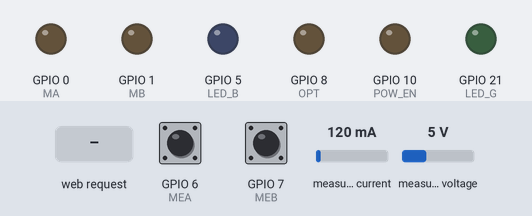
This sketch was run on a simulated ESP32-S3. Parts: output pins drawn as LEDs (lit = HIGH). Wiring (inferred from the names in the program): INA219 current sensor at I2C address 0x40. The test bench sets the inputs (shaded band); at power-on: GPIO 6 (MEA) HIGH, GPIO 7 (MEB) HIGH, measured current 120 mA, measured voltage 5 V. WiFi joins after 1.5 s; servers stay silent unless stated; what the sketch prints to the serial monitor is not drawn.

Above: at 0.1 s.
At 1.6 s:
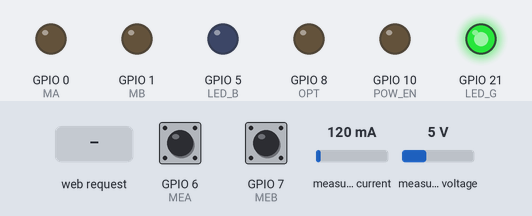
At 4.2 s:
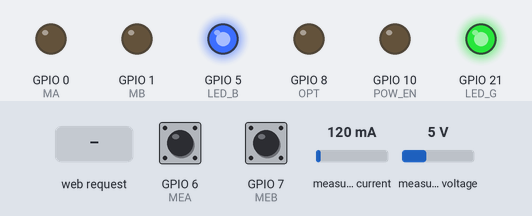
4.3 s: HTTP request GET /status received
5.8 s: HTTP request GET /set received
7.3 s: HTTP request GET /calibrate received
Timing chart, 0 to 10.3 s (numbered marks = the images above; inputs shaded):
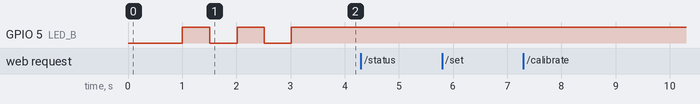

Measured:
- after the input at 4.3 s, every drawn part: stays the same
- after the input at 5.8 s, every drawn part: stays the same
- after the input at 7.3 s, every drawn part: stays the same

The sketch:

Firmware.ino
```cpp
#include <WiFi.h>
#include <ArduinoJson.h>
#include <Wire.h>

#define INA219_ADDR 0x40

static const char *ssid = "BotTest";
static const char *password = "123456789";

// Set web server port number to 80
WiFiServer server(80);
// Variable to store the HTTP request
String header;

#define tolerance 30

#define MA 0
#define MB 1
#define MEA 6
#define MEB 7
#define OPT 8
#define LED_B 5
#define LED_G 21
#define KEY 20
#define POW_EN 10
#define SDA 3
#define SCL 4
volatile bool pause_bot = false;

volatile int32_t M_target = 0;
volatile int32_t M_current = 0;
volatile int32_t M_error = 0;
volatile uint8_t M_power = 0;

volatile uint8_t M_rec;

struct PowerData {
    float shunt_voltage;
    float bus_voltage;
    float current;
    float power;
};

volatile uint16_t VBAT_array[8] = { 0 };
volatile uint16_t VPOW_array[256] = { 0 };
volatile int vbat_index = 0;
volatile int vpow_index = 0;

uint32_t lastADCTime = 0;

void initADC() {
    Wire.begin(SDA, SCL);

    delay(10);

    // 配置INA219寄存器设置
    // BRNG = 0 (16V范围)
    // PGA = 01 (PGA = /2, ±80mV量程)
    // BADC = 1111 (12位, 128样本平均)
    // SADC = 1111 (12位, 128样本平均)
    // MODE = 111 (分流和总线连续测量)
    uint16_t config = 0b0001011111110111;

    Wire.beginTransmission(INA219_ADDR);
    Wire.write(0x00);
    Wire.write((config >> 8) & 0xFF);   // 高字节
    Wire.write(config & 0xFF);          // 低字节
    if (Wire.endTransmission() != 0) {
        Serial.println("Power Monitor INA219 Init - Fail");
    }

    // 校准寄存器设置
    // 对于15毫欧分流电阻，±80mV量程：
    // 最大电流 = 4A (80mV/15mΩ ≈ 5.33A，保守取4A)
    // Current_LSB = 4A/32768 = 122.0703125μA
    // Cal = 0.04096/(Current_LSB * RSHUNT)
    // Cal = 0.04096/(0.0001220703125 * 0.015) = 22395 (0x5775)
    uint16_t calibration = 0x5775;

    Wire.beginTransmission(INA219_ADDR);
    Wire.write(0x05);
    Wire.write((calibration >> 8) & 0xFF);   // 高字节
    Wire.write(calibration & 0xFF);          // 低字节
    if (Wire.endTransmission() == 0) {
        Serial.println("Power Monitor INA219 Init - Success");
    }
}

PowerData readADC() {
    PowerData data;
    uint16_t raw_value;

    Wire.beginTransmission(INA219_ADDR);
    Wire.write(0x02);  // 总线电压寄存器
    Wire.endTransmission();
    Wire.requestFrom(INA219_ADDR, 2);
    raw_value = Wire.read() << 8 | Wire.read();
    data.bus_voltage = (raw_value >> 3) * 0.004f;

    Wire.beginTransmission(INA219_ADDR);
    Wire.write(0x01);  // 分流电压寄存器
    Wire.endTransmission();
    Wire.requestFrom(INA219_ADDR, 2);
    raw_value = Wire.read() << 8 | Wire.read();
    data.shunt_voltage = raw_value * 0.00488f;  // 单位: mV (4.88μV/bit = 0.00488mV/bit)

    Wire.beginTransmission(INA219_ADDR);
    Wire.write(0x04);  // 电流寄存器
    Wire.endTransmission();
    Wire.requestFrom(INA219_ADDR, 2);
    raw_value = Wire.read() << 8 | Wire.read();
    data.current = raw_value * 0.1220703125f;  // 单位: mA (122.07μA/bit = 0.1220703125mA/bit)

    Wire.beginTransmission(INA219_ADDR);
    Wire.write(0x03);  // 功率寄存器
    Wire.endTransmission();
    Wire.requestFrom(INA219_ADDR, 2);
    raw_value = Wire.read() << 8 | Wire.read();
    data.power = raw_value * 2.44140625f;  // 单位: mW (2.44mW/bit)

    // Serial.println(data.bus_voltage);
    // Serial.println(data.shunt_voltage);
    // Serial.println(data.current);
    // Serial.println(data.power);
    return data;
}

void motor() {
  if (M_target - tolerance > M_current && !pause_bot) {
    if (M_target - tolerance * 2 > M_current) {
      digitalWrite(POW_EN, HIGH);
    }
    else if (digitalRead(POW_EN) == HIGH) {
      digitalWrite(POW_EN, LOW);
    }
    ledcWrite(MA, M_power);
    ledcWrite(MB, 0);
  } else if (M_target + tolerance < M_current && !pause_bot) {
    if (M_target + tolerance * 2 < M_current) {
      digitalWrite(POW_EN, HIGH);
    }
    else if (digitalRead(POW_EN) == HIGH) {
      digitalWrite(POW_EN, LOW);
    }
    ledcWrite(MA, 0);
    ledcWrite(MB, M_power);
  } else {
    digitalWrite(POW_EN, LOW);
    ledcWrite(MA, 0);
    ledcWrite(MB, 0);
  }
}

void IRAM_ATTR isr() {
  uint8_t M_now = (digitalRead(MEA) << 1) | digitalRead(MEB);

  // 00,01,11,10
  if ((M_rec == 0b00 && M_now == 0b01) || (M_rec == 0b01 && M_now == 0b11) || (M_rec == 0b11 && M_now == 0b10) || (M_rec == 0b10 && M_now == 0b00))
    M_current++;
  else if ((M_rec == 0b10 && M_now == 0b11) || (M_rec == 0b11 && M_now == 0b01) || (M_rec == 0b01 && M_now == 0b00) || (M_rec == 0b00 && M_now == 0b10))
    M_current--;
  else if (M_rec != M_now)
    M_error++;

  M_rec = M_now;

  motor();
}

float getBattery() {
  int temp = 0;
  for (int i = 0; i < 8; i++)
    temp += VBAT_array[i];
  return temp / 8 / 10000.0;
}

String getPower() {
  String result = "";
  for (int i = 0; i < 256; i++) {
    int index = (vpow_index + i) % 256;
    char hexStr[5];
    snprintf(hexStr, sizeof(hexStr), "%04X", VPOW_array[index]);
    result += hexStr;
  }
  return result;
}

long HexToLong(String s) {
  char arr[13] = { 0 };
  s.toCharArray(arr, sizeof(arr));
  volatile long result = 0;
  for (uint8_t i = 0; i < 12 && arr[i] != 0; i++) {
    if (arr[i] >= '0' && arr[i] <= '9') {
      result <<= 4;
      result |= (arr[i] - '0');
    } else if (arr[i] >= 'A' && arr[i] <= 'F') {
      result <<= 4;
      result |= (arr[i] - 'A' + 10);
    }
  }
  return result;
}

String inputString = "";         // 用于存储接收到的字符串

void setup() {
  digitalWrite(OPT, LOW);
  pinMode(OPT, OUTPUT);
  digitalWrite(OPT, LOW);

  Serial.begin(115200);
  Serial.println("Serial");

  delay(1000);

  pinMode(LED_B, OUTPUT);
  pinMode(LED_G, OUTPUT);
  digitalWrite(LED_B, HIGH);
  digitalWrite(LED_G, HIGH);

  Serial.println("IND Inited");

  pinMode(KEY, INPUT_PULLUP);
  Serial.println("KEY Inited");


  pinMode(POW_EN, OUTPUT);
  digitalWrite(POW_EN, LOW);

  Serial.println("POW Inited");

  ledcAttach(MA, 50000, 8);
  ledcAttach(MB, 50000, 8);
  Serial.println("LEDC Inited");

  initADC();
  Serial.println("Power Sensor Inited");

  attachInterrupt(MEA, isr, CHANGE);
  attachInterrupt(MEB, isr, CHANGE);
  pinMode(MEA, INPUT_PULLUP);
  pinMode(MEB, INPUT_PULLUP);

  M_rec = (digitalRead(MEA) << 1) | digitalRead(MEB);
  delay(500);
  digitalWrite(LED_B, LOW);

  // Connect to Wi-Fi network with SSID and password
  Serial.print("Connecting to ");
  Serial.println(ssid);
  WiFi.begin(ssid, password);
  while (WiFi.status() != WL_CONNECTED) {
    delay(500);
    Serial.print(".");
    digitalWrite(LED_B, !digitalRead(LED_B));
  }
  // Print local IP address and start web server
  Serial.println("");
  Serial.println("WiFi connected.");
  Serial.print("IP address: ");
  Serial.println(WiFi.localIP());
  Serial.print("MAC address: ");
  Serial.println(WiFi.macAddress());
  server.begin();
}

void loop() {

  uint32_t currentTime = millis();

  if (currentTime - lastADCTime >= 50) {
    PowerData data = readADC();
    lastADCTime = currentTime;
    for (int i=1; i<8; i++) {
      VBAT_array[i] = VBAT_array[i-1];
    }
    for (int i=1; i<256; i++) {
      VPOW_array[i] = VPOW_array[i-1];
    }
    VBAT_array[0] = data.bus_voltage * 10000;
    VPOW_array[0] = data.power * 10;
  }

  // // 检查是否有可用的串口数据
  // if (Serial.available()) {
  //   char inChar = (char)Serial.read();

  //   if (inChar == '\n') {
  //     // 收到换行符,处理完整的输入
  //     int number = inputString.toInt();

  //     Serial.print("接收到的数字是: ");
  //     Serial.println(number);
  //     M_target = (int32_t)number;
  //     M_power = (uint8_t)80;
  //     motor();

  //     // 在这里可以添加其他对数字的处理逻辑

  //     // 清空字符串,为下一次接收做准备
  //     inputString = "";
  //   } else {
  //     // 将新字符添加到输入字符串
  //     inputString += inChar;
  //   }
  // }

  WiFiClient client = server.available();  // Listen for incoming clients

  if (client) {                      // If a new client connects,
    Serial.println("New Request.");  // print a message out in the serial port
    String currentLine = "";         // make a String to hold incoming data from the client
    while (client.connected()) {     // loop while the client's connected
      if (client.available()) {      // if there's bytes to read from the client,
        char c = client.read();      // read a byte, then
        Serial.write(c);             // print it out the serial monitor
        header += c;
        if (c == '\n') {  // if the byte is a newline character
          // if the current line is blank, you got two newline characters in a row.
          // that's the end of the client HTTP request, so send a response:
          if (currentLine.length() == 0) {
            Serial.println(header);
            // HTTP headers always start with a response code (e.g. HTTP/1.1 200 OK)
            // and a content-type so the client knows what's coming, then a blank line:
            client.println("HTTP/1.1 200 OK");
            client.println("Content-type:application/json");
            client.println("Connection: close");
            client.println();

            // GET /?status HTTP/1.1
            if (header.indexOf("status") >= 0) {
              Serial.println("status requested");
              // Get the status of the system
              client.println("{\"status\":\"ok\", \"ip\":\"" + WiFi.localIP().toString() + "\", \"mac\":\"" + String(WiFi.macAddress()) + "\", \"m_current\":" + M_current + ", \"m_power\": " + M_power + ", \"m_error\": " + M_error + ", \"battery\": " + getBattery() + ", \"pause\":" + (pause_bot ? String("true") : String("false")) + ", \"power\": \"" + getPower() + "\"}");
            } else if (header.indexOf("set") >= 0) {
              Serial.println("set requested");
              // Set the target and power of motors
              // Format: `{"M1_trajectory": [[...], [...], ...], "M2_trajectory": [[...], [...], ...], "totalTime": 1000}`
              int pos = header.indexOf('=');
              String M_pos = header.substring(pos + 1, pos + 9);
              String M_pow = header.substring(pos + 9, pos + 11);
              M_target = (int32_t)HexToLong(M_pos);
              M_power = (uint8_t)HexToLong(M_pow);
              client.println("{\"status\":\"ok\", \"ip\":\"" + WiFi.localIP().toString() + "\", \"mac\":\"" + String(WiFi.macAddress()) + "\", \"m_current\":" + M_current + ", \"m_power\": " + M_power + ", \"m_error\": " + M_error + ", \"battery\": " + getBattery() + ", \"pause\":" + (pause_bot ? String("true") : String("false")) + ", \"power\": \"" + getPower() + "\"}");
            } else if (header.indexOf("calibrate") >= 0) {
              Serial.println("run requested");
              M_target = M_current = 0;
              client.println("{\"status\":\"ok\", \"ip\":\"" + WiFi.localIP().toString() + "\", \"mac\":\"" + String(WiFi.macAddress()) + "\", \"m_current\":" + M_current + ", \"m_power\": " + M_power + ", \"m_error\": " + M_error + ", \"battery\": " + getBattery() + ", \"pause\":" + (pause_bot ? String("true") : String("false")) + ", \"power\": \"" + getPower() + "\"}");
            } else if (header.indexOf("pause") >= 0) {
              Serial.println("pause requested");
              pause_bot = true;
              client.println("{\"status\":\"ok\", \"ip\":\"" + WiFi.localIP().toString() + "\", \"mac\":\"" + String(WiFi.macAddress()) + "\", \"m_current\":" + M_current + ", \"m_power\": " + M_power + ", \"m_error\": " + M_error + ", \"battery\": " + getBattery() + ", \"pause\":" + (pause_bot ? String("true") : String("false")) + ", \"power\": \"" + getPower() + "\"}");
            } else if (header.indexOf("resume") >= 0) {
              Serial.println("resume requested");
              pause_bot = false;
              client.println("{\"status\":\"ok\", \"ip\":\"" + WiFi.localIP().toString() + "\", \"mac\":\"" + String(WiFi.macAddress()) + "\", \"m_current\":" + M_current + ", \"m_power\": " + M_power + ", \"m_error\": " + M_error + ", \"battery\": " + getBattery() + ", \"pause\":" + (pause_bot ? String("true") : String("false")) + ", \"power\": \"" + getPower() + "\"}");
            } else if (header.indexOf("reach") >= 0) {
              Serial.println("resume requested");
              M_target = M_current;
              client.println("{\"status\":\"ok\", \"ip\":\"" + WiFi.localIP().toString() + "\", \"mac\":\"" + String(WiFi.macAddress()) + "\", \"m_current\":" + M_current + ", \"m_power\": " + M_power + ", \"m_error\": " + M_error + ", \"battery\": " + getBattery() + ", \"pause\":" + (pause_bot ? String("true") : String("false")) + ", \"power\": \"" + getPower() + "\"}");
            } else {
              Serial.println("error requested");
              client.println("{\"status\":\"ok\", \"ip\":\"" + WiFi.localIP().toString() + "\", \"mac\":\"" + String(WiFi.macAddress()) + "\", \"m_current\":" + M_current + ", \"m_power\": " + M_power + ", \"m_error\": " + M_error + ", \"battery\": " + getBattery() + ", \"pause\":" + (pause_bot ? String("true") : String("false")) + ", \"power\": \"" + getPower() + "\"}");
            }
            // The HTTP response ends with another blank line
            client.println();
            // Break out of the while loop
            break;
          } else {  // if you got a newline, then clear currentLine
            currentLine = "";
          }
        } else if (c != '\r') {  // if you got anything else but a carriage return character,
          currentLine += c;      // add it to the end of the currentLine
        }
      }
    }
    // Clear the header variable
    header = "";
    // Close the connection
    client.stop();
    Serial.println("Client disconnected.");
    Serial.println("");
    motor();
  }
}
```
